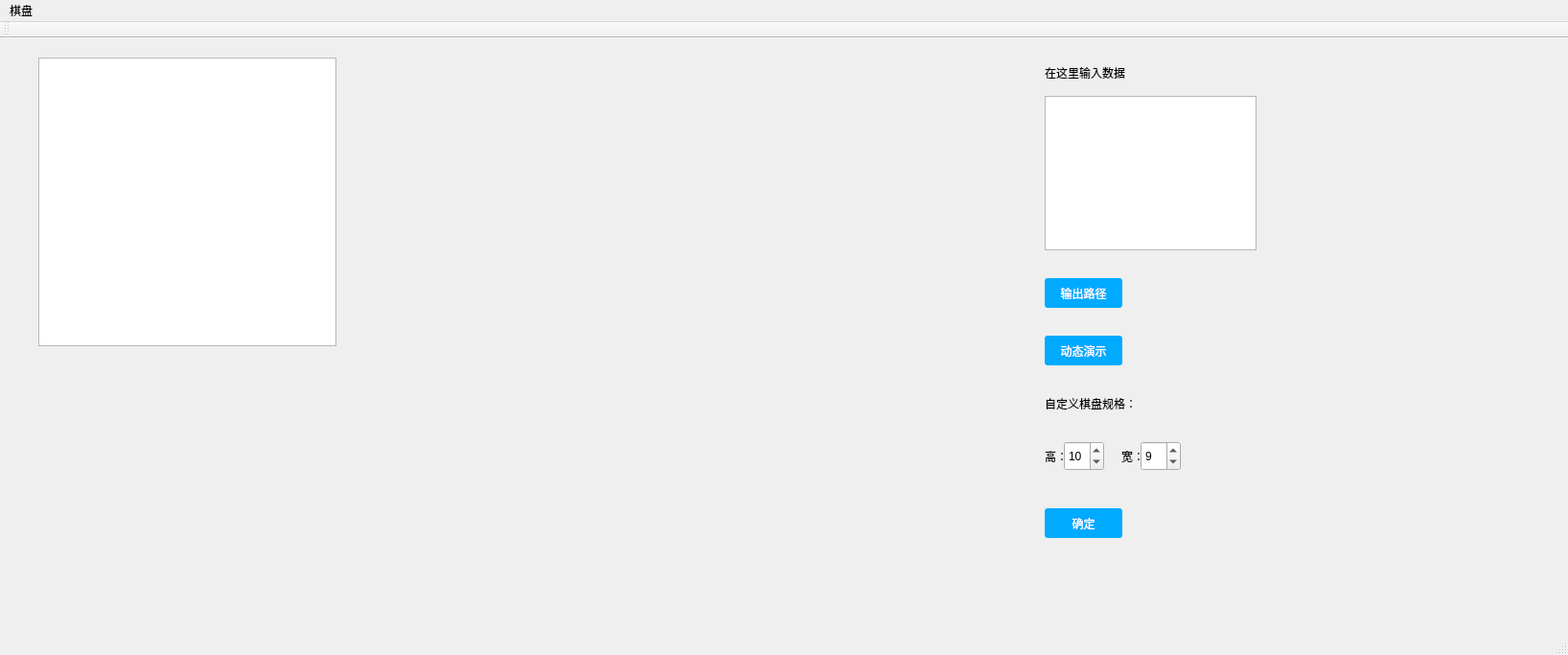
<?xml version="1.0" encoding="UTF-8"?>
<ui version="4.0">
 <class>MainWindow</class>
 <widget class="QMainWindow" name="MainWindow">
  <property name="geometry">
   <rect>
    <x>0</x>
    <y>0</y>
    <width>1636</width>
    <height>683</height>
   </rect>
  </property>
  <property name="windowTitle">
   <string>MainWindow</string>
  </property>
  <widget class="QWidget" name="centralWidget">
   <widget class="QPushButton" name="OK">
    <property name="geometry">
     <rect>
      <x>1090</x>
      <y>250</y>
      <width>81</width>
      <height>31</height>
     </rect>
    </property>
    <property name="palette">
     <palette>
      <active>
       <colorrole role="WindowText">
        <brush brushstyle="SolidPattern">
         <color alpha="255">
          <red>255</red>
          <green>255</green>
          <blue>255</blue>
         </color>
        </brush>
       </colorrole>
       <colorrole role="Button">
        <brush brushstyle="SolidPattern">
         <color alpha="255">
          <red>0</red>
          <green>170</green>
          <blue>255</blue>
         </color>
        </brush>
       </colorrole>
       <colorrole role="Light">
        <brush brushstyle="SolidPattern">
         <color alpha="255">
          <red>227</red>
          <green>216</green>
          <blue>255</blue>
         </color>
        </brush>
       </colorrole>
       <colorrole role="Midlight">
        <brush brushstyle="SolidPattern">
         <color alpha="255">
          <red>181</red>
          <green>152</green>
          <blue>255</blue>
         </color>
        </brush>
       </colorrole>
       <colorrole role="Dark">
        <brush brushstyle="SolidPattern">
         <color alpha="255">
          <red>67</red>
          <green>44</green>
          <blue>127</blue>
         </color>
        </brush>
       </colorrole>
       <colorrole role="Mid">
        <brush brushstyle="SolidPattern">
         <color alpha="255">
          <red>90</red>
          <green>58</green>
          <blue>170</blue>
         </color>
        </brush>
       </colorrole>
       <colorrole role="Text">
        <brush brushstyle="SolidPattern">
         <color alpha="255">
          <red>255</red>
          <green>255</green>
          <blue>255</blue>
         </color>
        </brush>
       </colorrole>
       <colorrole role="BrightText">
        <brush brushstyle="SolidPattern">
         <color alpha="255">
          <red>255</red>
          <green>255</green>
          <blue>255</blue>
         </color>
        </brush>
       </colorrole>
       <colorrole role="ButtonText">
        <brush brushstyle="SolidPattern">
         <color alpha="255">
          <red>255</red>
          <green>255</green>
          <blue>255</blue>
         </color>
        </brush>
       </colorrole>
       <colorrole role="Base">
        <brush brushstyle="SolidPattern">
         <color alpha="255">
          <red>0</red>
          <green>170</green>
          <blue>255</blue>
         </color>
        </brush>
       </colorrole>
       <colorrole role="Window">
        <brush brushstyle="SolidPattern">
         <color alpha="255">
          <red>0</red>
          <green>170</green>
          <blue>255</blue>
         </color>
        </brush>
       </colorrole>
       <colorrole role="Shadow">
        <brush brushstyle="SolidPattern">
         <color alpha="255">
          <red>0</red>
          <green>0</green>
          <blue>0</blue>
         </color>
        </brush>
       </colorrole>
       <colorrole role="AlternateBase">
        <brush brushstyle="SolidPattern">
         <color alpha="255">
          <red>195</red>
          <green>171</green>
          <blue>255</blue>
         </color>
        </brush>
       </colorrole>
       <colorrole role="ToolTipBase">
        <brush brushstyle="SolidPattern">
         <color alpha="255">
          <red>255</red>
          <green>255</green>
          <blue>220</blue>
         </color>
        </brush>
       </colorrole>
       <colorrole role="ToolTipText">
        <brush brushstyle="SolidPattern">
         <color alpha="255">
          <red>0</red>
          <green>0</green>
          <blue>0</blue>
         </color>
        </brush>
       </colorrole>
      </active>
      <inactive>
       <colorrole role="WindowText">
        <brush brushstyle="SolidPattern">
         <color alpha="255">
          <red>255</red>
          <green>255</green>
          <blue>255</blue>
         </color>
        </brush>
       </colorrole>
       <colorrole role="Button">
        <brush brushstyle="SolidPattern">
         <color alpha="255">
          <red>0</red>
          <green>170</green>
          <blue>255</blue>
         </color>
        </brush>
       </colorrole>
       <colorrole role="Light">
        <brush brushstyle="SolidPattern">
         <color alpha="255">
          <red>227</red>
          <green>216</green>
          <blue>255</blue>
         </color>
        </brush>
       </colorrole>
       <colorrole role="Midlight">
        <brush brushstyle="SolidPattern">
         <color alpha="255">
          <red>181</red>
          <green>152</green>
          <blue>255</blue>
         </color>
        </brush>
       </colorrole>
       <colorrole role="Dark">
        <brush brushstyle="SolidPattern">
         <color alpha="255">
          <red>67</red>
          <green>44</green>
          <blue>127</blue>
         </color>
        </brush>
       </colorrole>
       <colorrole role="Mid">
        <brush brushstyle="SolidPattern">
         <color alpha="255">
          <red>90</red>
          <green>58</green>
          <blue>170</blue>
         </color>
        </brush>
       </colorrole>
       <colorrole role="Text">
        <brush brushstyle="SolidPattern">
         <color alpha="255">
          <red>255</red>
          <green>255</green>
          <blue>255</blue>
         </color>
        </brush>
       </colorrole>
       <colorrole role="BrightText">
        <brush brushstyle="SolidPattern">
         <color alpha="255">
          <red>255</red>
          <green>255</green>
          <blue>255</blue>
         </color>
        </brush>
       </colorrole>
       <colorrole role="ButtonText">
        <brush brushstyle="SolidPattern">
         <color alpha="255">
          <red>255</red>
          <green>255</green>
          <blue>255</blue>
         </color>
        </brush>
       </colorrole>
       <colorrole role="Base">
        <brush brushstyle="SolidPattern">
         <color alpha="255">
          <red>0</red>
          <green>170</green>
          <blue>255</blue>
         </color>
        </brush>
       </colorrole>
       <colorrole role="Window">
        <brush brushstyle="SolidPattern">
         <color alpha="255">
          <red>0</red>
          <green>170</green>
          <blue>255</blue>
         </color>
        </brush>
       </colorrole>
       <colorrole role="Shadow">
        <brush brushstyle="SolidPattern">
         <color alpha="255">
          <red>0</red>
          <green>0</green>
          <blue>0</blue>
         </color>
        </brush>
       </colorrole>
       <colorrole role="AlternateBase">
        <brush brushstyle="SolidPattern">
         <color alpha="255">
          <red>195</red>
          <green>171</green>
          <blue>255</blue>
         </color>
        </brush>
       </colorrole>
       <colorrole role="ToolTipBase">
        <brush brushstyle="SolidPattern">
         <color alpha="255">
          <red>255</red>
          <green>255</green>
          <blue>220</blue>
         </color>
        </brush>
       </colorrole>
       <colorrole role="ToolTipText">
        <brush brushstyle="SolidPattern">
         <color alpha="255">
          <red>0</red>
          <green>0</green>
          <blue>0</blue>
         </color>
        </brush>
       </colorrole>
      </inactive>
      <disabled>
       <colorrole role="WindowText">
        <brush brushstyle="SolidPattern">
         <color alpha="255">
          <red>255</red>
          <green>255</green>
          <blue>255</blue>
         </color>
        </brush>
       </colorrole>
       <colorrole role="Button">
        <brush brushstyle="SolidPattern">
         <color alpha="255">
          <red>0</red>
          <green>170</green>
          <blue>255</blue>
         </color>
        </brush>
       </colorrole>
       <colorrole role="Light">
        <brush brushstyle="SolidPattern">
         <color alpha="255">
          <red>227</red>
          <green>216</green>
          <blue>255</blue>
         </color>
        </brush>
       </colorrole>
       <colorrole role="Midlight">
        <brush brushstyle="SolidPattern">
         <color alpha="255">
          <red>181</red>
          <green>152</green>
          <blue>255</blue>
         </color>
        </brush>
       </colorrole>
       <colorrole role="Dark">
        <brush brushstyle="SolidPattern">
         <color alpha="255">
          <red>67</red>
          <green>44</green>
          <blue>127</blue>
         </color>
        </brush>
       </colorrole>
       <colorrole role="Mid">
        <brush brushstyle="SolidPattern">
         <color alpha="255">
          <red>90</red>
          <green>58</green>
          <blue>170</blue>
         </color>
        </brush>
       </colorrole>
       <colorrole role="Text">
        <brush brushstyle="SolidPattern">
         <color alpha="255">
          <red>255</red>
          <green>255</green>
          <blue>255</blue>
         </color>
        </brush>
       </colorrole>
       <colorrole role="BrightText">
        <brush brushstyle="SolidPattern">
         <color alpha="255">
          <red>255</red>
          <green>255</green>
          <blue>255</blue>
         </color>
        </brush>
       </colorrole>
       <colorrole role="ButtonText">
        <brush brushstyle="SolidPattern">
         <color alpha="255">
          <red>255</red>
          <green>255</green>
          <blue>255</blue>
         </color>
        </brush>
       </colorrole>
       <colorrole role="Base">
        <brush brushstyle="SolidPattern">
         <color alpha="255">
          <red>0</red>
          <green>170</green>
          <blue>255</blue>
         </color>
        </brush>
       </colorrole>
       <colorrole role="Window">
        <brush brushstyle="SolidPattern">
         <color alpha="255">
          <red>0</red>
          <green>170</green>
          <blue>255</blue>
         </color>
        </brush>
       </colorrole>
       <colorrole role="Shadow">
        <brush brushstyle="SolidPattern">
         <color alpha="255">
          <red>0</red>
          <green>0</green>
          <blue>0</blue>
         </color>
        </brush>
       </colorrole>
       <colorrole role="AlternateBase">
        <brush brushstyle="SolidPattern">
         <color alpha="255">
          <red>135</red>
          <green>88</green>
          <blue>255</blue>
         </color>
        </brush>
       </colorrole>
       <colorrole role="ToolTipBase">
        <brush brushstyle="SolidPattern">
         <color alpha="255">
          <red>255</red>
          <green>255</green>
          <blue>220</blue>
         </color>
        </brush>
       </colorrole>
       <colorrole role="ToolTipText">
        <brush brushstyle="SolidPattern">
         <color alpha="255">
          <red>0</red>
          <green>0</green>
          <blue>0</blue>
         </color>
        </brush>
       </colorrole>
      </disabled>
     </palette>
    </property>
    <property name="styleSheet">
     <string notr="true">QPushButton { 
background-color: rgb(0, 170, 255);
 border-radius: 3px; 
color: rgb(255, 255, 255);
 }
 QPushButton:hover {
 background-color: rgb(50, 50, 200); 
}
</string>
    </property>
    <property name="text">
     <string>输出路径</string>
    </property>
   </widget>
   <widget class="QLabel" name="label">
    <property name="geometry">
     <rect>
      <x>1090</x>
      <y>20</y>
      <width>131</width>
      <height>31</height>
     </rect>
    </property>
    <property name="font">
     <font>
      <family>Agency FB</family>
      <pointsize>9</pointsize>
     </font>
    </property>
    <property name="text">
     <string>在这里输入数据</string>
    </property>
   </widget>
   <widget class="QTextBrowser" name="output">
    <property name="geometry">
     <rect>
      <x>40</x>
      <y>20</y>
      <width>311</width>
      <height>301</height>
     </rect>
    </property>
   </widget>
   <widget class="QPushButton" name="custom">
    <property name="geometry">
     <rect>
      <x>1090</x>
      <y>310</y>
      <width>81</width>
      <height>31</height>
     </rect>
    </property>
    <property name="palette">
     <palette>
      <active>
       <colorrole role="WindowText">
        <brush brushstyle="SolidPattern">
         <color alpha="255">
          <red>255</red>
          <green>255</green>
          <blue>255</blue>
         </color>
        </brush>
       </colorrole>
       <colorrole role="Button">
        <brush brushstyle="SolidPattern">
         <color alpha="255">
          <red>0</red>
          <green>170</green>
          <blue>255</blue>
         </color>
        </brush>
       </colorrole>
       <colorrole role="Light">
        <brush brushstyle="SolidPattern">
         <color alpha="255">
          <red>227</red>
          <green>216</green>
          <blue>255</blue>
         </color>
        </brush>
       </colorrole>
       <colorrole role="Midlight">
        <brush brushstyle="SolidPattern">
         <color alpha="255">
          <red>181</red>
          <green>152</green>
          <blue>255</blue>
         </color>
        </brush>
       </colorrole>
       <colorrole role="Dark">
        <brush brushstyle="SolidPattern">
         <color alpha="255">
          <red>67</red>
          <green>44</green>
          <blue>127</blue>
         </color>
        </brush>
       </colorrole>
       <colorrole role="Mid">
        <brush brushstyle="SolidPattern">
         <color alpha="255">
          <red>90</red>
          <green>58</green>
          <blue>170</blue>
         </color>
        </brush>
       </colorrole>
       <colorrole role="Text">
        <brush brushstyle="SolidPattern">
         <color alpha="255">
          <red>255</red>
          <green>255</green>
          <blue>255</blue>
         </color>
        </brush>
       </colorrole>
       <colorrole role="BrightText">
        <brush brushstyle="SolidPattern">
         <color alpha="255">
          <red>255</red>
          <green>255</green>
          <blue>255</blue>
         </color>
        </brush>
       </colorrole>
       <colorrole role="ButtonText">
        <brush brushstyle="SolidPattern">
         <color alpha="255">
          <red>255</red>
          <green>255</green>
          <blue>255</blue>
         </color>
        </brush>
       </colorrole>
       <colorrole role="Base">
        <brush brushstyle="SolidPattern">
         <color alpha="255">
          <red>0</red>
          <green>170</green>
          <blue>255</blue>
         </color>
        </brush>
       </colorrole>
       <colorrole role="Window">
        <brush brushstyle="SolidPattern">
         <color alpha="255">
          <red>0</red>
          <green>170</green>
          <blue>255</blue>
         </color>
        </brush>
       </colorrole>
       <colorrole role="Shadow">
        <brush brushstyle="SolidPattern">
         <color alpha="255">
          <red>0</red>
          <green>0</green>
          <blue>0</blue>
         </color>
        </brush>
       </colorrole>
       <colorrole role="AlternateBase">
        <brush brushstyle="SolidPattern">
         <color alpha="255">
          <red>195</red>
          <green>171</green>
          <blue>255</blue>
         </color>
        </brush>
       </colorrole>
       <colorrole role="ToolTipBase">
        <brush brushstyle="SolidPattern">
         <color alpha="255">
          <red>255</red>
          <green>255</green>
          <blue>220</blue>
         </color>
        </brush>
       </colorrole>
       <colorrole role="ToolTipText">
        <brush brushstyle="SolidPattern">
         <color alpha="255">
          <red>0</red>
          <green>0</green>
          <blue>0</blue>
         </color>
        </brush>
       </colorrole>
      </active>
      <inactive>
       <colorrole role="WindowText">
        <brush brushstyle="SolidPattern">
         <color alpha="255">
          <red>255</red>
          <green>255</green>
          <blue>255</blue>
         </color>
        </brush>
       </colorrole>
       <colorrole role="Button">
        <brush brushstyle="SolidPattern">
         <color alpha="255">
          <red>0</red>
          <green>170</green>
          <blue>255</blue>
         </color>
        </brush>
       </colorrole>
       <colorrole role="Light">
        <brush brushstyle="SolidPattern">
         <color alpha="255">
          <red>227</red>
          <green>216</green>
          <blue>255</blue>
         </color>
        </brush>
       </colorrole>
       <colorrole role="Midlight">
        <brush brushstyle="SolidPattern">
         <color alpha="255">
          <red>181</red>
          <green>152</green>
          <blue>255</blue>
         </color>
        </brush>
       </colorrole>
       <colorrole role="Dark">
        <brush brushstyle="SolidPattern">
         <color alpha="255">
          <red>67</red>
          <green>44</green>
          <blue>127</blue>
         </color>
        </brush>
       </colorrole>
       <colorrole role="Mid">
        <brush brushstyle="SolidPattern">
         <color alpha="255">
          <red>90</red>
          <green>58</green>
          <blue>170</blue>
         </color>
        </brush>
       </colorrole>
       <colorrole role="Text">
        <brush brushstyle="SolidPattern">
         <color alpha="255">
          <red>255</red>
          <green>255</green>
          <blue>255</blue>
         </color>
        </brush>
       </colorrole>
       <colorrole role="BrightText">
        <brush brushstyle="SolidPattern">
         <color alpha="255">
          <red>255</red>
          <green>255</green>
          <blue>255</blue>
         </color>
        </brush>
       </colorrole>
       <colorrole role="ButtonText">
        <brush brushstyle="SolidPattern">
         <color alpha="255">
          <red>255</red>
          <green>255</green>
          <blue>255</blue>
         </color>
        </brush>
       </colorrole>
       <colorrole role="Base">
        <brush brushstyle="SolidPattern">
         <color alpha="255">
          <red>0</red>
          <green>170</green>
          <blue>255</blue>
         </color>
        </brush>
       </colorrole>
       <colorrole role="Window">
        <brush brushstyle="SolidPattern">
         <color alpha="255">
          <red>0</red>
          <green>170</green>
          <blue>255</blue>
         </color>
        </brush>
       </colorrole>
       <colorrole role="Shadow">
        <brush brushstyle="SolidPattern">
         <color alpha="255">
          <red>0</red>
          <green>0</green>
          <blue>0</blue>
         </color>
        </brush>
       </colorrole>
       <colorrole role="AlternateBase">
        <brush brushstyle="SolidPattern">
         <color alpha="255">
          <red>195</red>
          <green>171</green>
          <blue>255</blue>
         </color>
        </brush>
       </colorrole>
       <colorrole role="ToolTipBase">
        <brush brushstyle="SolidPattern">
         <color alpha="255">
          <red>255</red>
          <green>255</green>
          <blue>220</blue>
         </color>
        </brush>
       </colorrole>
       <colorrole role="ToolTipText">
        <brush brushstyle="SolidPattern">
         <color alpha="255">
          <red>0</red>
          <green>0</green>
          <blue>0</blue>
         </color>
        </brush>
       </colorrole>
      </inactive>
      <disabled>
       <colorrole role="WindowText">
        <brush brushstyle="SolidPattern">
         <color alpha="255">
          <red>255</red>
          <green>255</green>
          <blue>255</blue>
         </color>
        </brush>
       </colorrole>
       <colorrole role="Button">
        <brush brushstyle="SolidPattern">
         <color alpha="255">
          <red>0</red>
          <green>170</green>
          <blue>255</blue>
         </color>
        </brush>
       </colorrole>
       <colorrole role="Light">
        <brush brushstyle="SolidPattern">
         <color alpha="255">
          <red>227</red>
          <green>216</green>
          <blue>255</blue>
         </color>
        </brush>
       </colorrole>
       <colorrole role="Midlight">
        <brush brushstyle="SolidPattern">
         <color alpha="255">
          <red>181</red>
          <green>152</green>
          <blue>255</blue>
         </color>
        </brush>
       </colorrole>
       <colorrole role="Dark">
        <brush brushstyle="SolidPattern">
         <color alpha="255">
          <red>67</red>
          <green>44</green>
          <blue>127</blue>
         </color>
        </brush>
       </colorrole>
       <colorrole role="Mid">
        <brush brushstyle="SolidPattern">
         <color alpha="255">
          <red>90</red>
          <green>58</green>
          <blue>170</blue>
         </color>
        </brush>
       </colorrole>
       <colorrole role="Text">
        <brush brushstyle="SolidPattern">
         <color alpha="255">
          <red>255</red>
          <green>255</green>
          <blue>255</blue>
         </color>
        </brush>
       </colorrole>
       <colorrole role="BrightText">
        <brush brushstyle="SolidPattern">
         <color alpha="255">
          <red>255</red>
          <green>255</green>
          <blue>255</blue>
         </color>
        </brush>
       </colorrole>
       <colorrole role="ButtonText">
        <brush brushstyle="SolidPattern">
         <color alpha="255">
          <red>255</red>
          <green>255</green>
          <blue>255</blue>
         </color>
        </brush>
       </colorrole>
       <colorrole role="Base">
        <brush brushstyle="SolidPattern">
         <color alpha="255">
          <red>0</red>
          <green>170</green>
          <blue>255</blue>
         </color>
        </brush>
       </colorrole>
       <colorrole role="Window">
        <brush brushstyle="SolidPattern">
         <color alpha="255">
          <red>0</red>
          <green>170</green>
          <blue>255</blue>
         </color>
        </brush>
       </colorrole>
       <colorrole role="Shadow">
        <brush brushstyle="SolidPattern">
         <color alpha="255">
          <red>0</red>
          <green>0</green>
          <blue>0</blue>
         </color>
        </brush>
       </colorrole>
       <colorrole role="AlternateBase">
        <brush brushstyle="SolidPattern">
         <color alpha="255">
          <red>135</red>
          <green>88</green>
          <blue>255</blue>
         </color>
        </brush>
       </colorrole>
       <colorrole role="ToolTipBase">
        <brush brushstyle="SolidPattern">
         <color alpha="255">
          <red>255</red>
          <green>255</green>
          <blue>220</blue>
         </color>
        </brush>
       </colorrole>
       <colorrole role="ToolTipText">
        <brush brushstyle="SolidPattern">
         <color alpha="255">
          <red>0</red>
          <green>0</green>
          <blue>0</blue>
         </color>
        </brush>
       </colorrole>
      </disabled>
     </palette>
    </property>
    <property name="styleSheet">
     <string notr="true">QPushButton { 
background-color: rgb(0, 170, 255);
 border-radius: 3px; 
color: rgb(255, 255, 255);
 }
 QPushButton:hover {
 background-color: rgb(50, 50, 200); 
}
</string>
    </property>
    <property name="text">
     <string>动态演示</string>
    </property>
   </widget>
   <widget class="QTextEdit" name="input">
    <property name="geometry">
     <rect>
      <x>1090</x>
      <y>60</y>
      <width>221</width>
      <height>161</height>
     </rect>
    </property>
   </widget>
   <widget class="QSpinBox" name="inH">
    <property name="geometry">
     <rect>
      <x>1110</x>
      <y>420</y>
      <width>42</width>
      <height>31</height>
     </rect>
    </property>
    <property name="minimum">
     <number>2</number>
    </property>
    <property name="maximum">
     <number>30</number>
    </property>
    <property name="value">
     <number>10</number>
    </property>
   </widget>
   <widget class="QLabel" name="label_2">
    <property name="geometry">
     <rect>
      <x>1090</x>
      <y>370</y>
      <width>131</width>
      <height>21</height>
     </rect>
    </property>
    <property name="text">
     <string>自定义棋盘规格：</string>
    </property>
   </widget>
   <widget class="QLabel" name="label_3">
    <property name="geometry">
     <rect>
      <x>1090</x>
      <y>420</y>
      <width>31</width>
      <height>31</height>
     </rect>
    </property>
    <property name="text">
     <string>高：</string>
    </property>
   </widget>
   <widget class="QLabel" name="label_4">
    <property name="geometry">
     <rect>
      <x>1170</x>
      <y>420</y>
      <width>31</width>
      <height>31</height>
     </rect>
    </property>
    <property name="text">
     <string>宽：</string>
    </property>
   </widget>
   <widget class="QSpinBox" name="inW">
    <property name="geometry">
     <rect>
      <x>1190</x>
      <y>420</y>
      <width>42</width>
      <height>31</height>
     </rect>
    </property>
    <property name="minimum">
     <number>2</number>
    </property>
    <property name="maximum">
     <number>30</number>
    </property>
    <property name="value">
     <number>9</number>
    </property>
   </widget>
   <widget class="QPushButton" name="setHW">
    <property name="geometry">
     <rect>
      <x>1090</x>
      <y>490</y>
      <width>81</width>
      <height>31</height>
     </rect>
    </property>
    <property name="palette">
     <palette>
      <active>
       <colorrole role="WindowText">
        <brush brushstyle="SolidPattern">
         <color alpha="255">
          <red>255</red>
          <green>255</green>
          <blue>255</blue>
         </color>
        </brush>
       </colorrole>
       <colorrole role="Button">
        <brush brushstyle="SolidPattern">
         <color alpha="255">
          <red>0</red>
          <green>170</green>
          <blue>255</blue>
         </color>
        </brush>
       </colorrole>
       <colorrole role="Light">
        <brush brushstyle="SolidPattern">
         <color alpha="255">
          <red>227</red>
          <green>216</green>
          <blue>255</blue>
         </color>
        </brush>
       </colorrole>
       <colorrole role="Midlight">
        <brush brushstyle="SolidPattern">
         <color alpha="255">
          <red>181</red>
          <green>152</green>
          <blue>255</blue>
         </color>
        </brush>
       </colorrole>
       <colorrole role="Dark">
        <brush brushstyle="SolidPattern">
         <color alpha="255">
          <red>67</red>
          <green>44</green>
          <blue>127</blue>
         </color>
        </brush>
       </colorrole>
       <colorrole role="Mid">
        <brush brushstyle="SolidPattern">
         <color alpha="255">
          <red>90</red>
          <green>58</green>
          <blue>170</blue>
         </color>
        </brush>
       </colorrole>
       <colorrole role="Text">
        <brush brushstyle="SolidPattern">
         <color alpha="255">
          <red>255</red>
          <green>255</green>
          <blue>255</blue>
         </color>
        </brush>
       </colorrole>
       <colorrole role="BrightText">
        <brush brushstyle="SolidPattern">
         <color alpha="255">
          <red>255</red>
          <green>255</green>
          <blue>255</blue>
         </color>
        </brush>
       </colorrole>
       <colorrole role="ButtonText">
        <brush brushstyle="SolidPattern">
         <color alpha="255">
          <red>255</red>
          <green>255</green>
          <blue>255</blue>
         </color>
        </brush>
       </colorrole>
       <colorrole role="Base">
        <brush brushstyle="SolidPattern">
         <color alpha="255">
          <red>0</red>
          <green>170</green>
          <blue>255</blue>
         </color>
        </brush>
       </colorrole>
       <colorrole role="Window">
        <brush brushstyle="SolidPattern">
         <color alpha="255">
          <red>0</red>
          <green>170</green>
          <blue>255</blue>
         </color>
        </brush>
       </colorrole>
       <colorrole role="Shadow">
        <brush brushstyle="SolidPattern">
         <color alpha="255">
          <red>0</red>
          <green>0</green>
          <blue>0</blue>
         </color>
        </brush>
       </colorrole>
       <colorrole role="AlternateBase">
        <brush brushstyle="SolidPattern">
         <color alpha="255">
          <red>195</red>
          <green>171</green>
          <blue>255</blue>
         </color>
        </brush>
       </colorrole>
       <colorrole role="ToolTipBase">
        <brush brushstyle="SolidPattern">
         <color alpha="255">
          <red>255</red>
          <green>255</green>
          <blue>220</blue>
         </color>
        </brush>
       </colorrole>
       <colorrole role="ToolTipText">
        <brush brushstyle="SolidPattern">
         <color alpha="255">
          <red>0</red>
          <green>0</green>
          <blue>0</blue>
         </color>
        </brush>
       </colorrole>
      </active>
      <inactive>
       <colorrole role="WindowText">
        <brush brushstyle="SolidPattern">
         <color alpha="255">
          <red>255</red>
          <green>255</green>
          <blue>255</blue>
         </color>
        </brush>
       </colorrole>
       <colorrole role="Button">
        <brush brushstyle="SolidPattern">
         <color alpha="255">
          <red>0</red>
          <green>170</green>
          <blue>255</blue>
         </color>
        </brush>
       </colorrole>
       <colorrole role="Light">
        <brush brushstyle="SolidPattern">
         <color alpha="255">
          <red>227</red>
          <green>216</green>
          <blue>255</blue>
         </color>
        </brush>
       </colorrole>
       <colorrole role="Midlight">
        <brush brushstyle="SolidPattern">
         <color alpha="255">
          <red>181</red>
          <green>152</green>
          <blue>255</blue>
         </color>
        </brush>
       </colorrole>
       <colorrole role="Dark">
        <brush brushstyle="SolidPattern">
         <color alpha="255">
          <red>67</red>
          <green>44</green>
          <blue>127</blue>
         </color>
        </brush>
       </colorrole>
       <colorrole role="Mid">
        <brush brushstyle="SolidPattern">
         <color alpha="255">
          <red>90</red>
          <green>58</green>
          <blue>170</blue>
         </color>
        </brush>
       </colorrole>
       <colorrole role="Text">
        <brush brushstyle="SolidPattern">
         <color alpha="255">
          <red>255</red>
          <green>255</green>
          <blue>255</blue>
         </color>
        </brush>
       </colorrole>
       <colorrole role="BrightText">
        <brush brushstyle="SolidPattern">
         <color alpha="255">
          <red>255</red>
          <green>255</green>
          <blue>255</blue>
         </color>
        </brush>
       </colorrole>
       <colorrole role="ButtonText">
        <brush brushstyle="SolidPattern">
         <color alpha="255">
          <red>255</red>
          <green>255</green>
          <blue>255</blue>
         </color>
        </brush>
       </colorrole>
       <colorrole role="Base">
        <brush brushstyle="SolidPattern">
         <color alpha="255">
          <red>0</red>
          <green>170</green>
          <blue>255</blue>
         </color>
        </brush>
       </colorrole>
       <colorrole role="Window">
        <brush brushstyle="SolidPattern">
         <color alpha="255">
          <red>0</red>
          <green>170</green>
          <blue>255</blue>
         </color>
        </brush>
       </colorrole>
       <colorrole role="Shadow">
        <brush brushstyle="SolidPattern">
         <color alpha="255">
          <red>0</red>
          <green>0</green>
          <blue>0</blue>
         </color>
        </brush>
       </colorrole>
       <colorrole role="AlternateBase">
        <brush brushstyle="SolidPattern">
         <color alpha="255">
          <red>195</red>
          <green>171</green>
          <blue>255</blue>
         </color>
        </brush>
       </colorrole>
       <colorrole role="ToolTipBase">
        <brush brushstyle="SolidPattern">
         <color alpha="255">
          <red>255</red>
          <green>255</green>
          <blue>220</blue>
         </color>
        </brush>
       </colorrole>
       <colorrole role="ToolTipText">
        <brush brushstyle="SolidPattern">
         <color alpha="255">
          <red>0</red>
          <green>0</green>
          <blue>0</blue>
         </color>
        </brush>
       </colorrole>
      </inactive>
      <disabled>
       <colorrole role="WindowText">
        <brush brushstyle="SolidPattern">
         <color alpha="255">
          <red>255</red>
          <green>255</green>
          <blue>255</blue>
         </color>
        </brush>
       </colorrole>
       <colorrole role="Button">
        <brush brushstyle="SolidPattern">
         <color alpha="255">
          <red>0</red>
          <green>170</green>
          <blue>255</blue>
         </color>
        </brush>
       </colorrole>
       <colorrole role="Light">
        <brush brushstyle="SolidPattern">
         <color alpha="255">
          <red>227</red>
          <green>216</green>
          <blue>255</blue>
         </color>
        </brush>
       </colorrole>
       <colorrole role="Midlight">
        <brush brushstyle="SolidPattern">
         <color alpha="255">
          <red>181</red>
          <green>152</green>
          <blue>255</blue>
         </color>
        </brush>
       </colorrole>
       <colorrole role="Dark">
        <brush brushstyle="SolidPattern">
         <color alpha="255">
          <red>67</red>
          <green>44</green>
          <blue>127</blue>
         </color>
        </brush>
       </colorrole>
       <colorrole role="Mid">
        <brush brushstyle="SolidPattern">
         <color alpha="255">
          <red>90</red>
          <green>58</green>
          <blue>170</blue>
         </color>
        </brush>
       </colorrole>
       <colorrole role="Text">
        <brush brushstyle="SolidPattern">
         <color alpha="255">
          <red>255</red>
          <green>255</green>
          <blue>255</blue>
         </color>
        </brush>
       </colorrole>
       <colorrole role="BrightText">
        <brush brushstyle="SolidPattern">
         <color alpha="255">
          <red>255</red>
          <green>255</green>
          <blue>255</blue>
         </color>
        </brush>
       </colorrole>
       <colorrole role="ButtonText">
        <brush brushstyle="SolidPattern">
         <color alpha="255">
          <red>255</red>
          <green>255</green>
          <blue>255</blue>
         </color>
        </brush>
       </colorrole>
       <colorrole role="Base">
        <brush brushstyle="SolidPattern">
         <color alpha="255">
          <red>0</red>
          <green>170</green>
          <blue>255</blue>
         </color>
        </brush>
       </colorrole>
       <colorrole role="Window">
        <brush brushstyle="SolidPattern">
         <color alpha="255">
          <red>0</red>
          <green>170</green>
          <blue>255</blue>
         </color>
        </brush>
       </colorrole>
       <colorrole role="Shadow">
        <brush brushstyle="SolidPattern">
         <color alpha="255">
          <red>0</red>
          <green>0</green>
          <blue>0</blue>
         </color>
        </brush>
       </colorrole>
       <colorrole role="AlternateBase">
        <brush brushstyle="SolidPattern">
         <color alpha="255">
          <red>135</red>
          <green>88</green>
          <blue>255</blue>
         </color>
        </brush>
       </colorrole>
       <colorrole role="ToolTipBase">
        <brush brushstyle="SolidPattern">
         <color alpha="255">
          <red>255</red>
          <green>255</green>
          <blue>220</blue>
         </color>
        </brush>
       </colorrole>
       <colorrole role="ToolTipText">
        <brush brushstyle="SolidPattern">
         <color alpha="255">
          <red>0</red>
          <green>0</green>
          <blue>0</blue>
         </color>
        </brush>
       </colorrole>
      </disabled>
     </palette>
    </property>
    <property name="styleSheet">
     <string notr="true">QPushButton { 
background-color: rgb(0, 170, 255);
 border-radius: 3px; 
color: rgb(255, 255, 255);
 }
 QPushButton:hover {
 background-color: rgb(50, 50, 200); 
}
</string>
    </property>
    <property name="text">
     <string>确定</string>
    </property>
   </widget>
  </widget>
  <widget class="QMenuBar" name="menuBar">
   <property name="geometry">
    <rect>
     <x>0</x>
     <y>0</y>
     <width>1636</width>
     <height>23</height>
    </rect>
   </property>
   <widget class="QMenu" name="menu">
    <property name="title">
     <string>棋盘</string>
    </property>
   </widget>
   <addaction name="menu"/>
  </widget>
  <widget class="QToolBar" name="mainToolBar">
   <attribute name="toolBarArea">
    <enum>TopToolBarArea</enum>
   </attribute>
   <attribute name="toolBarBreak">
    <bool>false</bool>
   </attribute>
  </widget>
  <widget class="QStatusBar" name="statusBar"/>
 </widget>
 <layoutdefault spacing="6" margin="11"/>
 <resources/>
 <connections/>
</ui>
